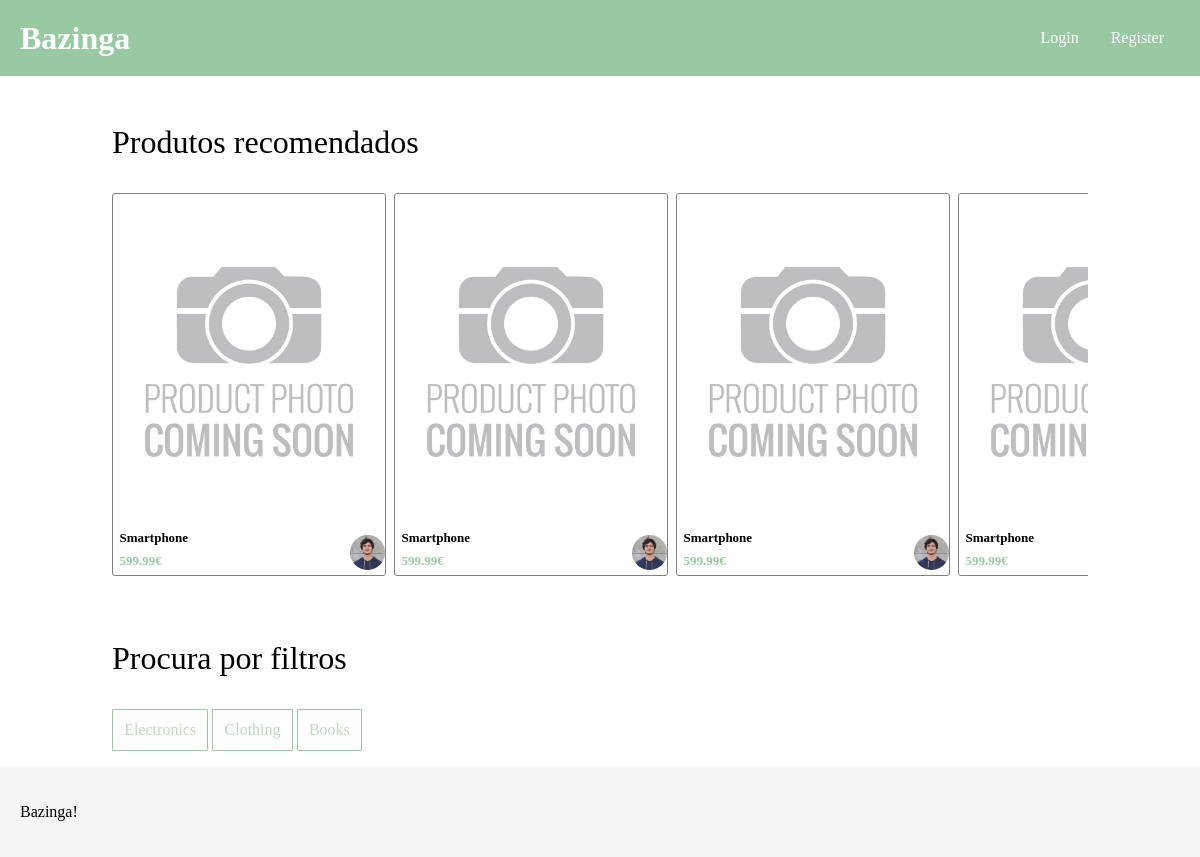
Before: / with the older database file.
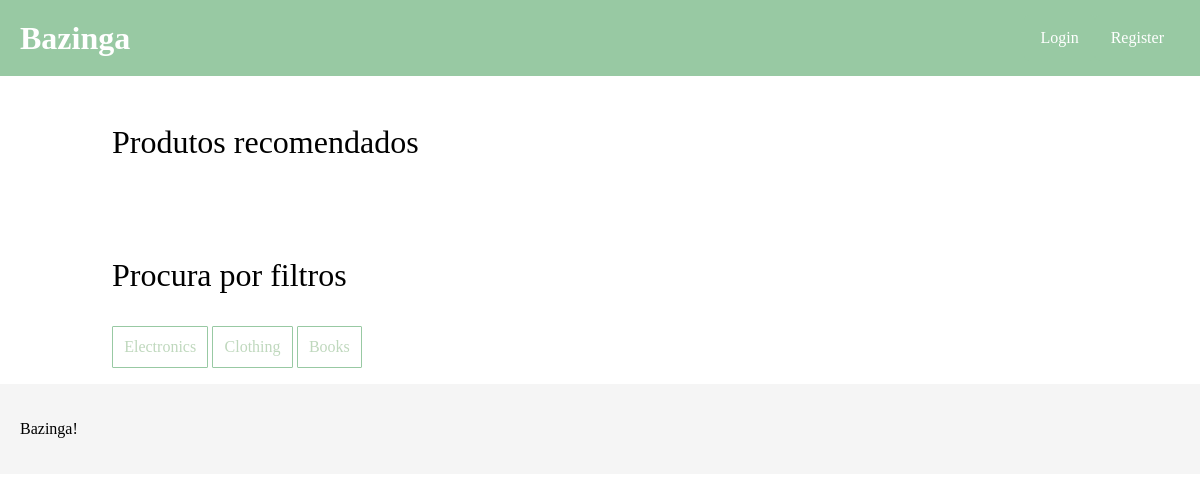
After: the same page with the newer database file.
### tables this page shows
CREATE TABLE product (
   productID INTEGER PRIMARY KEY,
   name VARCHAR,
   description VARCHAR,
   price REAL,
   categoryID INTEGER,
   userID INTEGER,
   images VARCHAR,  -- check out later
   FOREIGN KEY (userID) REFERENCES users(userID),
   FOREIGN KEY (categoryID) REFERENCES productCategory(categoryID)
);

CREATE TABLE users (
   userID INTEGER PRIMARY KEY,
   username VARCHAR unique,  
   password VARCHAR,              
   email VARCHAR,
   fullName VARCHAR,
   paymentMethodPassword VARCHAR,
   avatar VARCHAR
);

CREATE TABLE productCategory (
   categoryID INTEGER PRIMARY KEY,
   name VARCHAR
);

### index.php (called while the page is built, shortened)
<?php
   require_once('templates/footer.tl.php');
   require_once('templates/header.tl.php');
   require_once('templates/article.tl.php');
   require_once('templates/filter.tl.php');
   require_once('database/articles.php');
   require_once('database/filters.php');
   $db = getDatabaseConnection();
   $articles = getAllArticles($db);
   $filters = getAllFilters($db);
   printHeader('Bazinga!');
   printArticleSection($articles);
   printFiltersSection($filters);
   printFooter();
?>

### database/articles.php (called while the page is built, shortened)
<?php
   function getAllArticles($db){
      $stmt = $db->prepare(
         "SELECT product.*, users.avatar FROM product LEFT JOIN users ON product.userID = users.userID"
      );
      $stmt->execute();
      $articles = $stmt->fetchAll();
      return $articles;
   }
?>

### database/filters.php (called while the page is built)
<?php
   function getAllFilters($db){
      $stmt = $db->prepare(
         "SELECT * FROM productCategory"
      );
      $stmt->execute();
      $articles = $stmt->fetchAll();
      return $articles;
   }
?>

### templates/article.tl.php (the view, shortened to what this page needs)
<?php
   function getSingleArticle($productID, $name, $price, $image, $avatar){
      $images = explode(",", $image);
?>
   <article class="article">
      <a href="product.php?id=<?=$productID?>"><img src=<?= $images[0] ?> alt="" class="product-img"></a>
      <div class="article-details">
         <div>
            <h3><?= $name ?></h3>
            <p><?= $price ?>€</p>
         </div>
         <img src=<?= $avatar ?>>
      </div>
   </article>
<?php
   }
?>
<?php
   function printArticleSection($articles){
?>
   <div class="product-section">
      <h3 class="products-title">Produtos recomendados</h3>
      <section class="article-grid" id="grid">
         <?php foreach($articles as $article){
            getSingleArticle($article['productID'],$article['name'], $article['price'], $article['images'], $article['avatar']);
         }
         ?>
      </section>
   </div>
<?php
   }
?>

### templates/header.tl.php (shortened to what this page needs)
<?php
  require_once('templates/navbar.tl.php');
  function printHeader($title){
?>
<!DOCTYPE html>
<html lang="en-US">
  <head>
    <link href="css/navbar.css" rel="stylesheet">
    <link href="css/footer.css" rel="stylesheet">
    <link href="css/forms.css" rel="stylesheet">
    <link href="css/landing.css" rel="stylesheet">
    <link href="css/productPage.css" rel="stylesheet">
    <link href="css/wishlist.css" rel="stylesheet">
    <link href="css/sell.css" rel="stylesheet">
    <link href="css/profile.css" rel="stylesheet">
    <link href="css/messages.css" rel="stylesheet">
    <link href="css/productPage.css" rel="stylesheet">
    <link href="css/wishlist.css" rel="stylesheet">
  </head>
  <body>
    <header>
      <?php printNavBar() ?>
    </header>
<?php
   }
?>

### templates/navbar.tl.php (shortened to what this page needs)
<?php
   function printNavBar(){
?>
<div class="navbar">
  <a style="text-decoration:none" href="../index.php"><h1>Bazinga</h1></a>
      <?php if(isset($_SESSION['username'])){ ?>
         <a href="../wishlist.php" class="favorite-btn">
            <i class="material-icons">favorite</i>
         </a>
         <div class="nav-buttons">
            <a href="../wishlist.php" class="favorite-btn">
              <i class="material-icons">favorite</i>
            </a>
            <a class="nav-button" href="../sell.php">
               sell
            </a>
            <div class="dropdown">
               <button class="nav-button"><?= $_SESSION['username'] ?></button>
               <div class="dropdown-content">
                  <a href="../profile.php">Profile</a>
                  <a href="../messages.php">Messages</a>
                  <a href="../actions/logout.php">Logout</a>
               </div>
            </div>
         </div>
      <?php
         } else { ?>
         <div class="nav-buttons">
            <a class="nav-button" href="#" id="showLogin">
               Login
            </a>
            <a class="nav-button" href="#" id="showRegister">
               Register
            </a>
         </div>
      <?php } ?>
</div>
<?php
   }
?>

### templates/filter.tl.php (shortened to what this page needs)
<?php
   function printFilterButton($filter){
?>
   <button class="filter-btn" onclick="updateArticles('<?=$filter['name']?>')"><?= $filter['name'] ?></button>
<?php
   }
?>
<?php
   function printFiltersSection($filters){
?>
   <div class="product-section">
      <h3 class="products-title">Procura por filtros</h3>
      <section>
         <?php
            foreach($filters as $filter){
               printFilterButton($filter);
            }
         ?>
      </section>
   </div>
<?php
   }
?>

### templates/footer.tl.php
<?php
   function printFooter(){
?>
   <footer>
      <p>Bazinga!</p>
    </footer>
  </body>
</html>
<?php
   }
?>

### css/navbar.css (style rules this page uses)
body { margin: 0; font-family: Arial, sans-serif; }
.navbar { background-color: #98C9A3; overflow: hidden; padding: 15px 20px; display: flex; align-items: center; }
.navbar h1 { color: #fff;; text-align: center; text-decoration: none; margin: 0; }
.nav-button { display: block; background-color: #98C9A3; color: #fff; text-align: center; font-size: 16px; text-decoration: none; padding: 14px 16px; border: none; border-radius: 5px; cursor: pointer; }
.nav-buttons { display: flex; margin-left: auto; }

### css/footer.css (style rules this page uses)
footer { padding: 20px; background-color: whitesmoke; }

### css/landing.css (style rules this page uses)
* { font-family: Georgia, 'Times New Roman', Times, serif }
.product-section { padding: 1em 7em; }
.products-title { font-size: xx-large; font-weight: normal; }
.filter-btn { padding: 0.7em; font-size: 16px; color: #BFD8BD; border: 1px solid #98C9A3; border-radius: 1px; background-color: white; }
.article-grid { display: flex; overflow-x: auto; white-space: nowrap; }
.article { margin-right: 0.5em; border: 1px solid gray; border-radius: 3px; }
.article-details { display: flex; flex-direction: row; align-items: center; justify-content: space-between; }
.article-details img { width: 35px; }
.article h3 { margin: 0 0 0.5em 0.5em; font-size: small; }
.article p { margin: 0 0 0.5em 0.5em; font-size: small; color: #98C9A3; font-weight: bold; }

### css/wishlist.css (style rules this page uses)
* { font-family: Georgia, 'Times New Roman', Times, serif }

### css/profile.css (style rules this page uses)
.product-img { width: 16em; height: 20em; object-fit: cover; padding: 0.5em; }

Changed rows visible on the page:
removed product: images (placeholder picture), name "Smartphone", price "599.99", userID.avatar (picture)
removed product: images (placeholder picture), name "Smartphone", price "599.99", userID.avatar (picture)
removed product: images (placeholder picture), name "Smartphone", price "599.99", userID.avatar (picture)
removed product: images (placeholder picture), name "Smartphone", price "599.99"
